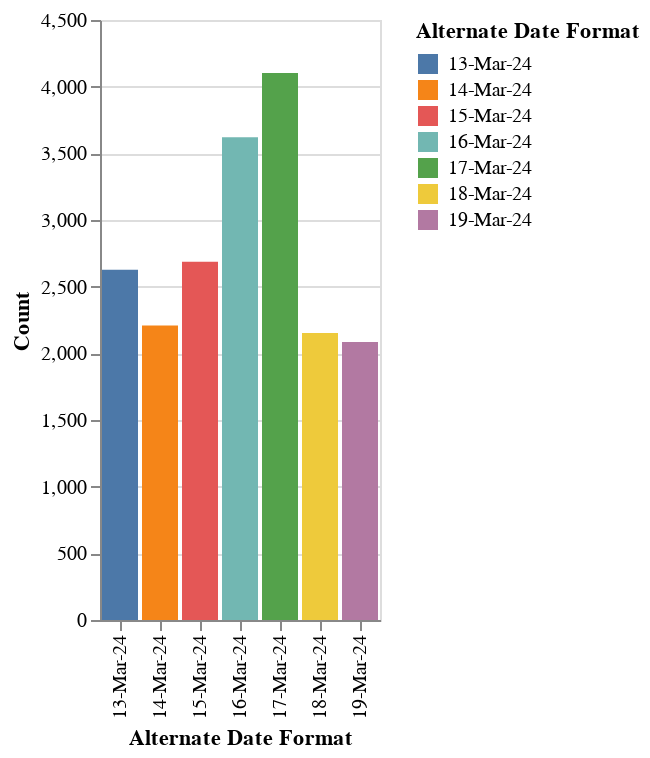

Here is the notebook cell this chart was saved with:
### Code cell
#Checking for Days with highest tweet activity
import altair as alt
data_Ls=data.pivot_table(values=['Count'], index='Alternate Date Format', aggfunc=np.sum).reset_index().sort_values('Count', ascending=False).head(30)
alt.Chart(data_Ls).mark_bar().encode(x='Alternate Date Format:N', y=alt.Y('Count', sort='-x'), color='Alternate Date Format', tooltip=['Alternate Date Format']).interactive()

### Figure 1 — Vega-Lite specification as saved in the notebook (floating-point values rounded to 4 significant figures)
{"config": {"view": {"continuousWidth": 300, "continuousHeight": 300}}, "data": {"name": "data-6d1a535923bf9633f319bd3ed3fc098b"}, "mark": {"type": "bar"}, "encoding": {"color": {"field": "Alternate Date Format", "type": "nominal"}, "tooltip": [{"field": "Alternate Date Format", "type": "nominal"}], "x": {"field": "Alternate Date Format", "type": "nominal"}, "y": {"field": "Count", "sort": "-x", "type": "quantitative"}}, "params": [{"name": "param_1", "select": {"type": "interval", "encodings": ["x", "y"]}, "bind": "scales"}], "$schema": "https://vega.github.io/schema/vega-lite/v5.8.0.json", "datasets": {"data-6d1a535923bf9633f319bd3ed3fc098b": [{"Alternate Date Format": "17-Mar-24", "Count": 4102.0}, {"Alternate Date Format": "16-Mar-24", "Count": 3621.0}, {"Alternate Date Format": "15-Mar-24", "Count": 2687.0}, {"Alternate Date Format": "13-Mar-24", "Count": 2627.0}, {"Alternate Date Format": "14-Mar-24", "Count": 2209.0}, {"Alternate Date Format": "18-Mar-24", "Count": 2152.0}, {"Alternate Date Format": "19-Mar-24", "Count": 2085.0}]}}
